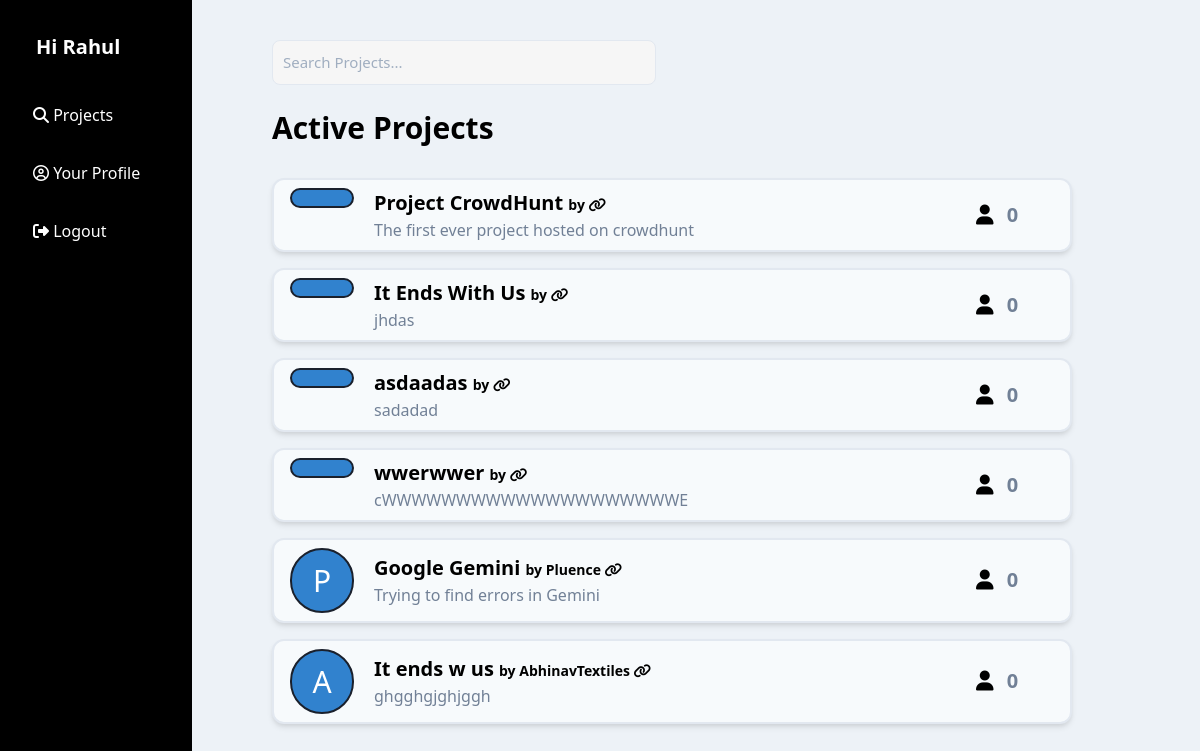
/home/ (signed in), run on an earlier commit of the app's database.
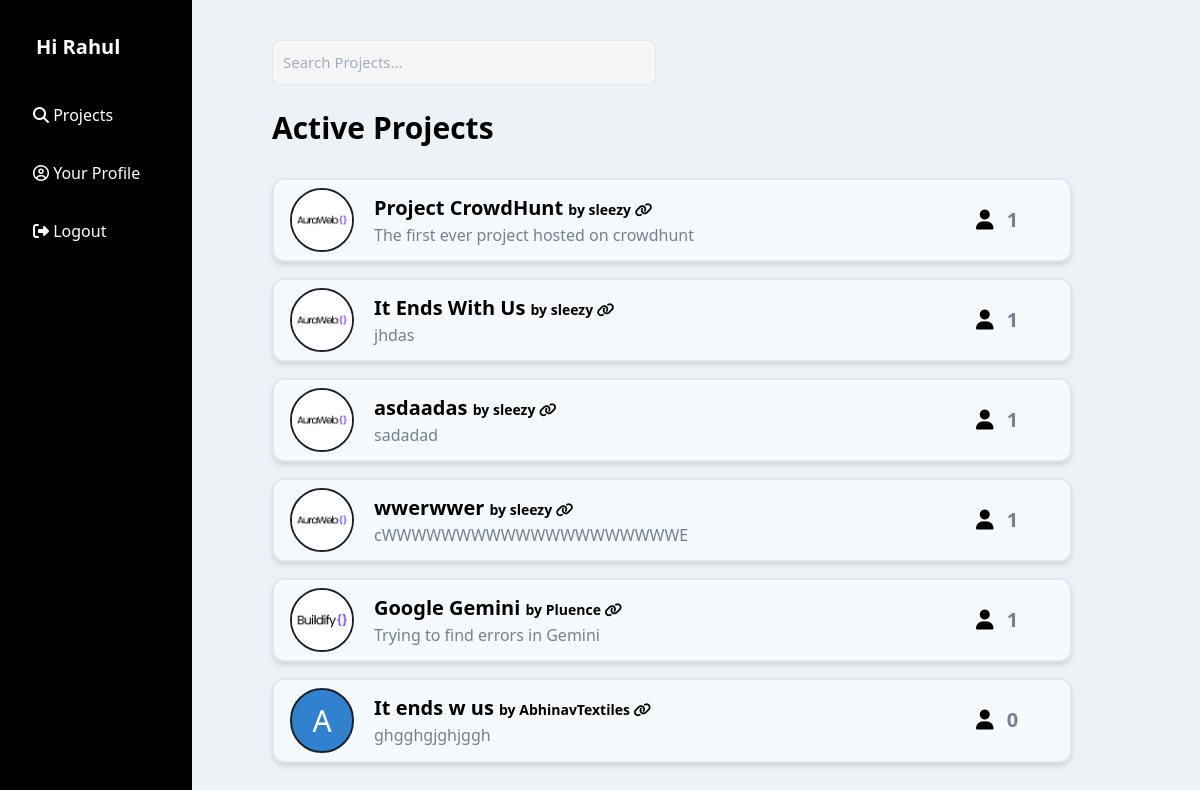
And on a later commit of the database.
### base/models.py (models this page shows, shortened)
class HunterProfile(models.Model):
    profile_image = models.ImageField(upload_to='pfp/hunter/' , null=True)
    user=models.OneToOneField(EmailUser , on_delete=models.SET_NULL , null=True)
    name=models.CharField(max_length=200 , null=False , blank=False)
    description=models.TextField(null=True , blank=True)
    education=models.TextField(null=True , blank=True)
    rating = models.DecimalField(default=5.000 , max_digits=10 , decimal_places=3, validators=[MinValueValidator(5.000), MaxValueValidator(10.000)])
    rating_last_edited = models.DateTimeField(null=True , blank=True)
    bugs_found = models.IntegerField(default=0 , validators=[MinValueValidator(0)])
    rewards_earned = models.DecimalField(max_digits=10 , decimal_places=2, default=0.00 , validators=[MinValueValidator(0)])
    last_active = models.DateTimeField(auto_now=True)
    created = models.DateTimeField(auto_now_add=True)

class Project(models.Model):
    company = models.ForeignKey(CompanyProfile , on_delete=models.SET_NULL , null=True)
    name = models.CharField(max_length=200)
    description = models.TextField(null=False , blank=False)
    participants = models.ManyToManyField(EmailUser, related_name="projects_joined" , blank=True)
    website = models.URLField(null=True , blank=True)
    is_active = models.BooleanField(default=True)
    low_bounty = models.DecimalField(max_digits=10 , decimal_places=2 , default=20.00 , validators=[MinValueValidator(20.00)] , blank=False)
    medium_bounty = models.DecimalField(max_digits=10 , decimal_places=2 , default=125.00 , validators=[MinValueValidator(125.00)] , blank=False)
    high_bounty = models.DecimalField(max_digits=10 , decimal_places=2 , default=500.00 , validators=[MinValueValidator(500.00)] , blank=False)
    created = models.DateTimeField(auto_now_add=True)

class CompanyProfile(models.Model):
    profile_image = models.ImageField(upload_to='pfp/company/' , null=True)
    user = models.OneToOneField(EmailUser , on_delete=models.SET_NULL , null=True)
    name=models.CharField(max_length=200 , null=False , blank=False)
    industry=models.CharField(max_length=200 , null=False , blank=False)
    description=models.TextField(null=True , blank=True)
    website = models.URLField(null=True , blank=True)
    projects_hosted = models.IntegerField(default=0 , validators=[MinValueValidator(0)])
    created = models.DateTimeField(auto_now_add=True)

### base/views.py (the view, shortened to what this page needs)
# urls.py: path("home/", views.home , name="home" ),
def home(request):
    context = {}
    context['projects'] = None
    search_query = request.GET.get("search" , "")
    if search_query:
        projects = Project.objects.filter(
        Q(name__icontains=search_query) | Q(description__icontains=search_query)
    )
    elif not search_query:
        projects = Project.objects.filter(is_active = True)
    if projects.exists():
        context['projects'] = projects
    try:
        profile = get_object_or_404(HunterProfile , user=request.user)
    except Http404:
        raise PermissionDenied
    else:
        context['username'] = profile.name
        return render(request , "base/home.html" , context)

### base/templates/base/home.html (shortened to what this page needs)
{% extends 'base/main.html' %}
{% block content %}
<div class="flex w-full m-0 p-0">
  {% include 'base/hunter_navbar.html' %}
    <div class="p-20 w-4/5 pt-5 ">
            <form action="" id="search-form">
            <div id="search-form">
                <div class="max-w-sm ml-0 flex flex-row my-5">
                    <input type="search" name="search" class="w-full p-2 border border-gray-300 rounded-lg focus:outline-none focus:ring-2 focus:ring-blue-500" placeholder="Search Projects...">
                </div>
            </div>
            <h1 class="text-3xl font-bold mb-5">Active Projects</h1>
        <div class="grid grid-cols-1 gap-2">
            {% for project in projects %}
            <a href="{% url 'project_page' project.id  %}">
                <div class="rounded-xl border-2 bg-gray-100 p-2 hover:shadow-2xl shadow-md">
                  <div class="flex flex-row justify-left w-max">
                    <div class="w-5/6 flex flex-row w-auto">
                      <div class="w-16 mx-5 ml-2">
                        {% if project.company.profile_image %}
                          <img class="h-auto border-2 border-gray-900 rounded-full" src="{{project.company.profile_image.url}}" alt="pfp">
                        {% else %}
                          <p class="h-auto border-2 border-gray-900 rounded-full bg-blue-600 text-3xl text-white text-center p-2">
                            {{project.company.name|slice:":1"}}
                          </p>
                        {% endif %}
                      </div>
                      <div class="my-auto">
                        <h1 class="text-xl font-semibold">{{project.name}} <span class="text-sm">by {{project.company.name}}  <a href="{{project.website}}" class="text-sm"><i class="fa-solid fa-link"></i></a></span></h1>
                        <p class="text-gray-600">{{project.description}}</p>
                      </div>
                    </div>
                    <div class="flex flex-row align-center w-1/6 h-auto">
                      <h1 class="text-xl text-gray-600 m-auto font-semibold"><span class="text-black mr-2"><i class="fa-solid fa-user"></i></span> {{project.participants.all | length}}</h1>
                    </div>
                  </div>
                </div>
            </a>
            {% empty %}
            <p>No Active Projects Available Right Now</p>
            {% endfor %}
    </div>
</div>
</div>
</div>
{% endblock %}

### base/templates/base/main.html (shortened to what this page needs)
<!DOCTYPE html>
<html lang="en">
<head>
    <link href="https://unpkg.com/tailwindcss@^1.0/dist/tailwind.min.css" rel="stylesheet">
</head>
<body>
    <div class="flex w-full bg-gray-200">
        {% block content %}
        {% endblock %}
</body>
</html>

### base/templates/base/hunter_navbar.html
<div class="sticky top-0 left-0 w-48 h-screen bg-black text-black text-white ">
    <ul class="space-y-4 p-4">
      <li>
        <a href="#" class="block py-2 px-4 "><h1 class="block py-2 px-1 font-bold text-xl">Hi {{username}}</h1></a>
      </li>
      <li>
        <a href="{% url 'home' %}" class="border border-transparent block py-2 px-4 hover:border-4 hover:border-gray-600 rounded"><i class="fa-solid fa-magnifying-glass"></i> Projects </a>
      </li>
      <li>
        <a href="{% url 'hunter_profile' %}" class="border border-transparent block py-2 px-4 hover:border-4 hover:border-gray-600 rounded"><i class="fa-regular fa-circle-user"></i> Your Profile </a>
      </li>
      <li>
          <a href="{% url 'logout' %}" class="border border-transparent block py-2 px-4 hover:border-4 hover:border-gray-600 rounded"><i class="fa-solid fa-right-from-bracket"></i> Logout</a>
      </li>
    </ul>
</div>

### base/templates/base/main.html (style rules this page uses)
input[type="text"] ,input[type="url"], input[type="search"] ,input[type="email"], input[type="password"] , textarea , select { font-size: 15px; background-color: rgb(246, 246, 246); width: 100%; padding: 10px; }

What changed in the data, as far as the page shows it:
changed Project "Project CrowdHunt": company.profile_image: picture added; company.name (not shown) → "sleezy"; participants.all|length "0" → "1"; company_id empty → 2 (drawn)
changed Project "It Ends With Us": company.profile_image: picture added; company.name (not shown) → "sleezy"; participants.all|length "0" → "1"; company_id empty → 2 (drawn)
changed Project "asdaadas": company.profile_image: picture added; company.name (not shown) → "sleezy"; participants.all|length "0" → "1"; company_id empty → 2 (drawn)
changed Project "wwerwwer": company.profile_image: picture added; company.name (not shown) → "sleezy"; participants.all|length "0" → "1"; company_id empty → 2 (drawn)
changed Project "Google Gemini": company.profile_image: picture added; participants.all|length "0" → "1"; company.name "P" → (not shown)
